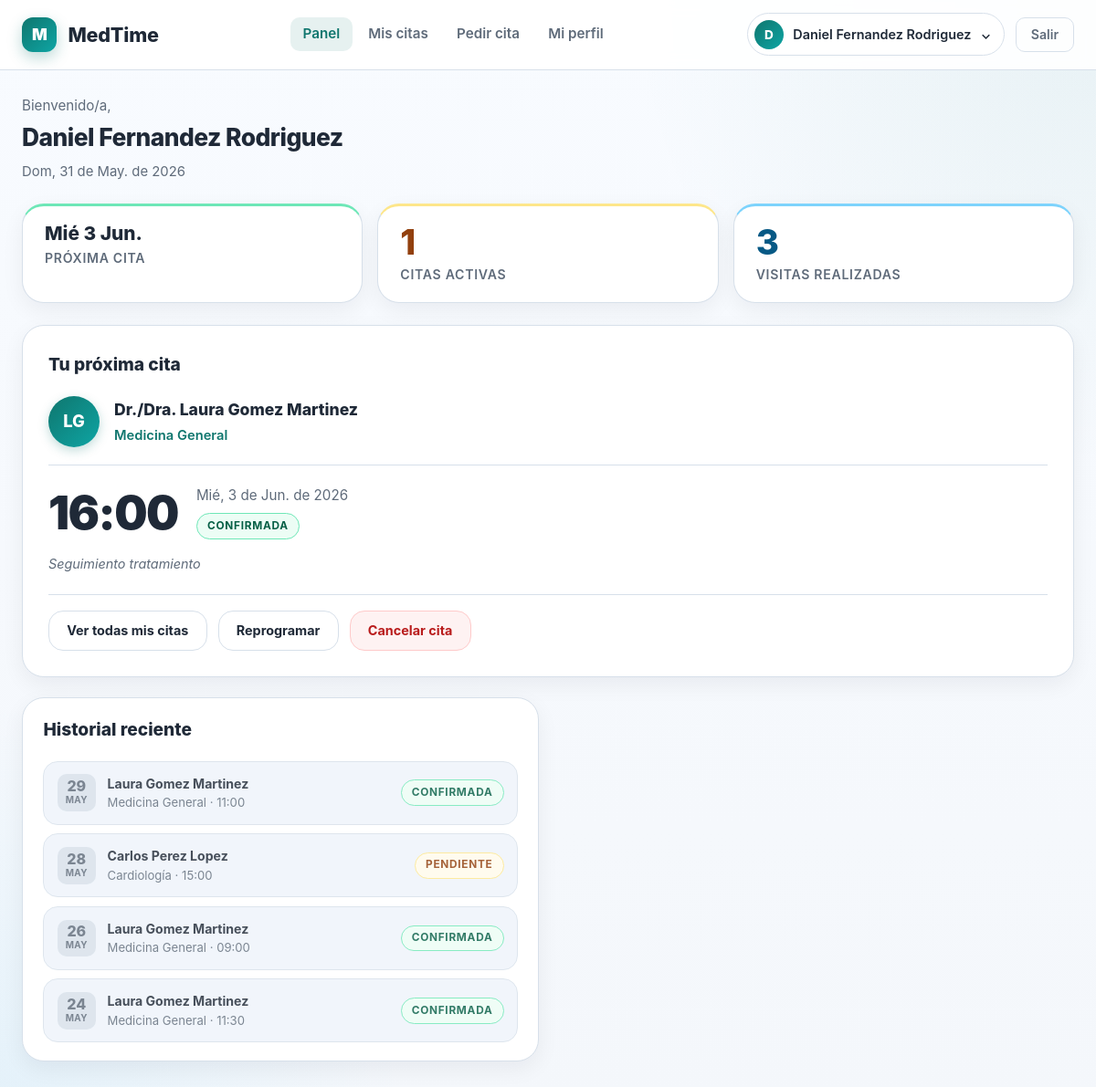
Page /index.php?controller=PacienteController&action=panel (signed in) on the committed database.
### tables this page shows
CREATE TABLE paciente (
    id_paciente BIGINT NOT NULL AUTO_INCREMENT,
    id_usuario BIGINT NOT NULL,
    dni VARCHAR(20) NOT NULL UNIQUE,
    fecha_nacimiento DATE NOT NULL,
    num_historial VARCHAR(30) NOT NULL UNIQUE,
    PRIMARY KEY (id_paciente),
    UNIQUE (id_usuario),
    CONSTRAINT fk_paciente_usuario
        FOREIGN KEY (id_usuario)
        REFERENCES usuario(id_usuario)
        ON DELETE CASCADE
);

CREATE TABLE usuario (
    id_usuario BIGINT NOT NULL AUTO_INCREMENT,
    nombre VARCHAR(100) NOT NULL,
    apellidos VARCHAR(150) NOT NULL,
    email VARCHAR(150) NOT NULL UNIQUE,
    telefono VARCHAR(20),
    contrasena_hash VARCHAR(255) NOT NULL,
    rol VARCHAR(20) NOT NULL,
    fecha_alta TIMESTAMP NOT NULL DEFAULT CURRENT_TIMESTAMP,
    activo BOOLEAN NOT NULL DEFAULT TRUE,
    PRIMARY KEY (id_usuario)
);

CREATE TABLE profesional (
    id_profesional BIGINT NOT NULL AUTO_INCREMENT,
    id_usuario BIGINT NOT NULL,
    especialidad VARCHAR(100) NOT NULL,
    num_colegiado VARCHAR(30) NOT NULL UNIQUE,
    duracion_media_consulta_min INT NOT NULL,
    disponible BOOLEAN NOT NULL DEFAULT TRUE,
    PRIMARY KEY (id_profesional),
    UNIQUE (id_usuario),
    CONSTRAINT fk_profesional_usuario
        FOREIGN KEY (id_usuario)
        REFERENCES usuario(id_usuario)
        ON DELETE CASCADE
);

CREATE TABLE cita (
    id_cita BIGINT NOT NULL AUTO_INCREMENT,
    id_paciente BIGINT NOT NULL,
    id_profesional BIGINT NOT NULL,
    fecha_hora_programada DATETIME NOT NULL,
    fecha_hora_estimada DATETIME NULL,
    fecha_hora_real_inicio DATETIME NULL,
    fecha_hora_real_fin DATETIME NULL,
    estado VARCHAR(30) NOT NULL,
    observaciones TEXT,
    creada_en TIMESTAMP NOT NULL DEFAULT CURRENT_TIMESTAMP,
    PRIMARY KEY (id_cita),
    CONSTRAINT fk_cita_paciente
        FOREIGN KEY (id_paciente)
        REFERENCES paciente(id_paciente)
        ON DELETE CASCADE,
    CONSTRAINT fk_cita_profesional
        FOREIGN KEY (id_profesional)
        REFERENCES profesional(id_profesional)
        ON DELETE CASCADE
);

### app/views/View.php (called while the page is built, shortened)
<?php
class View{
    public function showView(string $viewname, ?array $data = null){
        include_once VIEW_PATH."$viewname-view.php";
    }
}

### app/controllers/PacienteController.php (called while the page is built, shortened)
<?php
class PacienteController extends Controller
{
    public function panel(): void
    {
        $paciente = $this->getPacienteActual();
        $flash    = $this->consumeFlash();
        $idPaciente    = $paciente->getIdPaciente();
        $proximaCita   = CitaModel::getProximaCitaPaciente($idPaciente);
        $citasProximas = CitaModel::getCitasProximasPaciente($idPaciente);
        $historial     = CitaModel::getHistorialPaciente($idPaciente, 4);
        $activas = count(array_filter(
            $citasProximas,
            fn($c) => in_array($c['estado'], ['PENDIENTE', 'CONFIRMADA'])
        ));
        $totalVisitas = count(array_filter(
            CitaModel::getCitasByPacienteConProfesional($idPaciente),
            fn($c) => $c['estado'] === 'FINALIZADA'
        ));
        $restantesCitas = array_slice($citasProximas, 1);
        $colaInfo = null;
        $this->vista->showView('paciente', array_merge($flash, [
            'paciente'       => $paciente,
            'proximaCita'    => $proximaCita,
            'restantesCitas' => $restantesCitas,
            'historial'      => $historial,
            'activas'        => $activas,
            'totalVisitas'   => $totalVisitas,
            'colaInfo'       => $colaInfo,
        ]));
    }
    private function getPacienteActual()
    {
        $paciente = PacienteModel::getPacienteByIdUsuario($_SESSION['usuario']['id']);
        return $paciente;
    }
}

### app/index.php (called while the page is built, shortened)
<?php
$action         = $_GET['action']     ?? 'showLogin';
try {
    $objeto = new $controllerClass();
    $objeto->$action();
} catch (\Throwable $th) {
    error_log($th->getMessage());
    error_log($th->getTraceAsString());
    $errorController = new app\controllers\ErrorController();
    $errorController->pageNotFound();
}

### public/index.php (called while the page is built)
<?php
require_once __DIR__ . '/../app/index.php';

### app/models/PacienteModel.php (called while the page is built, shortened)
<?php
class PacienteModel extends Model
{
    public static function getPacienteByIdUsuario(int $idUsuario): ?PacienteVo
    {
        $sql = "SELECT p.id_paciente, u.nombre, u.apellidos, u.email, u.telefono, p.dni, p.fecha_nacimiento
                FROM paciente p
                INNER JOIN usuario u ON p.id_usuario = u.id_usuario
                WHERE p.id_usuario = :id_usuario";
        try {
            $db = self::getConnection();
            $stmt = $db->prepare($sql);
            $stmt->bindValue(':id_usuario', $idUsuario, PDO::PARAM_INT);
            $stmt->execute();
            $row = $stmt->fetch(PDO::FETCH_ASSOC);
        } catch (PDOException $th) {
            error_log("Error: " . $th->getMessage());
        } finally {
            $db = null;
        }
        return isset($row) && $row ? self::rowToVo($row) : null;
    }
    private static function rowToVo(array $row): PacienteVo
    {
        return new PacienteVo(
            (int) $row['id_paciente'],
            $row['nombre'],
            $row['apellidos'],
            $row['email'],
            $row['telefono'],
            $row['dni'],
            $row['fecha_nacimiento']
        );
    }
}

### app/models/CitaModel.php (called while the page is built, shortened)
<?php
class CitaModel extends Model
{
    private static function sqlConProfesional(): string
    {
        return "SELECT c.id_cita, c.id_paciente, c.id_profesional,
                       DATE(c.fecha_hora_programada)  AS fecha_cita,
                       TIME(c.fecha_hora_programada)  AS hora_cita,
                       c.fecha_hora_estimada,
                       c.estado,
                       c.observaciones,
                       u.nombre    AS profesional_nombre,
                       u.apellidos AS profesional_apellidos,
                       pr.especialidad
                FROM cita c
                INNER JOIN profesional pr ON c.id_profesional = pr.id_profesional
                INNER JOIN usuario     u  ON pr.id_usuario    = u.id_usuario";
    }
    public static function getHistorialPaciente(int $idPaciente, int $limit = 5): array
    {
        $ahora = date('Y-m-d H:i:s');
        $sql = self::sqlConProfesional() .
               " WHERE c.id_paciente = :id
                   AND c.fecha_hora_programada < :ahora
                 ORDER BY c.fecha_hora_programada DESC
                 LIMIT :lim";
        $citas = [];
        try {
            $db   = self::getConnection();
            $stmt = $db->prepare($sql);
            $stmt->bindValue(':id',    $idPaciente, PDO::PARAM_INT);
            $stmt->bindValue(':ahora', $ahora,      PDO::PARAM_STR);
            $stmt->bindValue(':lim',   $limit,      PDO::PARAM_INT);
            $stmt->execute();
            $citas = $stmt->fetchAll(PDO::FETCH_ASSOC);
        } catch (PDOException $th) {
            error_log("Error: " . $th->getMessage());
        } finally {
            $db = null;
        }
        return $citas;
    }
    public static function getCitasByPacienteConProfesional(int $idPaciente): array
    {
        $sql = self::sqlConProfesional() .
               " WHERE c.id_paciente = :id
                 ORDER BY
                   CASE WHEN c.fecha_hora_programada >= NOW() THEN 0 ELSE 1 END,
                   c.fecha_hora_programada ASC";
        $citas = [];
        try {
            $db   = self::getConnection();
            $stmt = $db->prepare($sql);
            $stmt->bindValue(':id', $idPaciente, PDO::PARAM_INT);
            $stmt->execute();
            $citas = $stmt->fetchAll(PDO::FETCH_ASSOC);
        } catch (PDOException $th) {
            error_log("Error: " . $th->getMessage());
        } finally {
            $db = null;
        }
        return $citas;
    }
}

### app/views/paciente-view.php (the view, shortened to what this page needs)
<?php
$proximaCita    = $data['proximaCita']    ?? null;
$historial      = $data['historial']      ?? [];
$activas        = $data['activas']        ?? 0;
$totalVisitas   = $data['totalVisitas']   ?? 0;
$usuario = $_SESSION['usuario'];
$nombreCompleto = htmlspecialchars($usuario['nombre'] . ' ' . $usuario['apellidos']);
$meses = ['', 'Ene', 'Feb', 'Mar', 'Abr', 'May', 'Jun', 'Jul', 'Ago', 'Sep', 'Oct', 'Nov', 'Dic'];
$diasSemana = ['Dom', 'Lun', 'Mar', 'Mié', 'Jue', 'Vie', 'Sáb'];
$hoy = new DateTime();
$fechaHoyTexto = $diasSemana[(int)$hoy->format('w')] . ', ' . $hoy->format('j') . ' de ' . $meses[(int)$hoy->format('n')] . '. de ' . $hoy->format('Y');
if ($proximaCita) {
    $ts = strtotime($proximaCita['fecha_cita']);
    $proxStatTexto = $diasSemana[(int)date('w', $ts)] . ' ' . date('j', $ts) . ' ' . $meses[(int)date('n', $ts)] . '.';
} else {
    $proxStatTexto = 'Sin citas';
}
?>
<!DOCTYPE html>
<html lang="es">
<head>
  <link rel="stylesheet" href="/assets/css/paciente.css">
  <link rel="stylesheet" href="/assets/css/modal.css">
</head>
<body>
  <header class="site-header">
    <div class="header-inner">
      <a class="brand" href="/index.php?controller=PacienteController&action=panel" aria-label="MedTime, ir al panel">
        <span class="brand-mark" aria-hidden="true">M</span>
        <span>MedTime</span>
      </a>
      <nav aria-label="Navegación principal">
        <ul class="nav-list">
          <li><a href="/index.php?controller=PacienteController&action=panel" aria-current="page">Panel</a></li>
          <li><a href="/index.php?controller=PacienteController&action=listCitas">Mis citas</a></li>
          <li><a href="/index.php?controller=PacienteController&action=nuevaCita">Pedir cita</a></li>
          <li><a href="/index.php?controller=PacienteController&action=perfil">Mi perfil</a></li>
        </ul>
      </nav>
      <div class="user-tools">
        <button class="profile-button" type="button" aria-label="Perfil de <?= $nombreCompleto ?>">
          <span class="avatar-initials" aria-hidden="true"><?= htmlspecialchars(mb_strtoupper(mb_substr($usuario['nombre'], 0, 1))) ?></span>
          <span><?= $nombreCompleto ?></span>
          <span aria-hidden="true">⌄</span>
        </button>
        <a class="btn-logout" href="/index.php?controller=AuthController&action=logout">Salir</a>
      </div>
    </div>
  </header>
  <main id="contenido-principal" class="page">
    <div class="pac-welcome">
      <div>
        <p class="pac-greeting">Bienvenido/a,</p>
        <h2 class="pac-name"><?= htmlspecialchars($usuario['nombre'] . ' ' . $usuario['apellidos']) ?></h2>
        <p class="pac-meta"><?= $fechaHoyTexto ?></p>
      </div>
    </div>
    <div class="stats-row" aria-label="Resumen de citas">
      <div class="card stat-card stat-card--prox">
        <span class="stat-number stat-date"><?= $proxStatTexto ?></span>
        <span class="stat-label">Próxima cita</span>
      </div>
      <div class="card stat-card stat-card--active">
        <span class="stat-number"><?= $activas ?></span>
        <span class="stat-label">Citas activas</span>
      </div>
      <div class="card stat-card stat-card--done">
        <span class="stat-number"><?= $totalVisitas ?></span>
        <span class="stat-label">Visitas realizadas</span>
      </div>
    </div>
    <div class="pac-dashboard">
      <section class="card pac-main-card" aria-labelledby="proxima-cita-titulo">
        <h2 id="proxima-cita-titulo" class="panel-title">Tu próxima cita</h2>
        <?php if (!$proximaCita): ?>
          <div class="empty-state">
            <p>No tienes citas próximas programadas.</p>
            <a class="btn btn-primary" href="/index.php?controller=PacienteController&action=listCitas">Ver todas mis citas</a>
          </div>
        <?php else:
          $iniciales = mb_strtoupper(mb_substr($proximaCita['profesional_nombre'], 0, 1) . mb_substr($proximaCita['profesional_apellidos'], 0, 1));
          $ts = strtotime($proximaCita['fecha_cita']);
          $fechaFormateada = $diasSemana[(int)date('w', $ts)] . ', ' . date('j', $ts) . ' de ' . $meses[(int)date('n', $ts)] . '. de ' . date('Y', $ts);
        ?>
          <div class="prox-cita-layout">
            <div class="prox-cita-prof">
              <div class="prof-avatar-lg" aria-hidden="true"><?= $iniciales ?></div>
              <div>
                <p class="prof-nombre">Dr./Dra. <?= htmlspecialchars($proximaCita['profesional_nombre'] . ' ' . $proximaCita['profesional_apellidos']) ?></p>
                <p class="prof-especialidad"><?= htmlspecialchars($proximaCita['especialidad']) ?></p>
              </div>
            </div>
            <div class="prox-cita-detalle">
              <div class="cita-fecha-bloque">
                <span class="cita-big-hora"><?= substr($proximaCita['hora_cita'], 0, 5) ?></span>
                <div>
                  <p class="cita-fecha-texto"><?= $fechaFormateada ?></p>
                  <span class="estado-badge estado-<?= strtolower($proximaCita['estado']) ?>"><?= $proximaCita['estado'] ?></span>
                </div>
              </div>
              <?php if ($proximaCita['observaciones']): ?>
                <p class="cita-obs-pac"><?= htmlspecialchars($proximaCita['observaciones']) ?></p>
              <?php endif; ?>
            </div>
            <div class="cita-actions">
              <a class="btn" href="/index.php?controller=PacienteController&action=listCitas">Ver todas mis citas</a>
              <a class="btn" href="/index.php?controller=PacienteController&action=mostrarReprogramar&id_cita=<?= (int)$proximaCita['id_cita'] ?>">Reprogramar</a>
              <?php if (!in_array($proximaCita['estado'], ['FINALIZADA', 'CANCELADA'])): ?>
                <form method="POST" action="/index.php?controller=PacienteController&action=cancelarCita"
                      id="form-cancelar-cita">
                  <button class="btn btn-danger" type="button"
                          onclick="if(window.confirm('¿Seguro que quieres cancelar esta cita? Esta accion no se puede deshacer.')) this.closest('form').submit()">
                    Cancelar cita
                  </button>
                </form>
              <?php endif; ?>
            </div>
          </div>
        <?php endif; ?>
      </section>
      <aside class="pac-side">
        <section class="card pac-side-card" aria-labelledby="historial-titulo">
          <h2 id="historial-titulo" class="panel-title">Historial reciente</h2>
          <?php if (empty($historial)): ?>
            <p class="empty-state-sm">Sin visitas anteriores.</p>
          <?php else: ?>
            <ul class="historial-list">
              <?php foreach ($historial as $h):
                $tsH = strtotime($h['fecha_cita']);
              ?>
                <li class="historial-item">
                  <div class="historial-fecha" aria-hidden="true">
                    <span class="historial-dia"><?= date('j', $tsH) ?></span>
                    <span class="historial-mes"><?= $meses[(int)date('n', $tsH)] ?></span>
                  </div>
                  <div class="historial-info">
                    <p class="historial-prof"><?= htmlspecialchars($h['profesional_nombre'] . ' ' . $h['profesional_apellidos']) ?></p>
                    <p class="historial-spec"><?= htmlspecialchars($h['especialidad']) ?> · <?= substr($h['hora_cita'], 0, 5) ?></p>
                  </div>
                  <span class="estado-badge estado-<?= strtolower($h['estado']) ?>"><?= $h['estado'] ?></span>
                </li>
              <?php endforeach; ?>
            </ul>
          <?php endif; ?>
        </section>
      </aside>
    </div>
  </main>
</body>
</html>

### rows in the picture
paciente: id_usuario.nombre "D", id_usuario.apellidos "Daniel Fernandez Rodriguez"
usuario: iniciales "LG", nombre+apellidos "Laura Gomez Martinez"
profesional: especialidad "Medicina General"
cita: estado "CONFIRMADA", observaciones "Seguimiento tratamiento"
cita: tsH "29", tsH "MAY", usuario.nombre+apellidos "Laura Gomez Martinez", id_profesional.especialidad "Medicina General", hora_cita "11:00", estado "CONFIRMADA"
cita: tsH "28", tsH "MAY", usuario.nombre+apellidos "Carlos Perez Lopez", id_profesional.especialidad "Cardiología", hora_cita "15:00", estado "PENDIENTE"
cita: tsH "26", tsH "MAY", usuario.nombre+apellidos "Laura Gomez Martinez", id_profesional.especialidad "Medicina General", hora_cita "09:00", estado "CONFIRMADA"
cita: tsH "24", tsH "MAY", usuario.nombre+apellidos "Laura Gomez Martinez", id_profesional.especialidad "Medicina General", hora_cita "11:30", estado "CONFIRMADA"

### other values in the picture
$proxStatTexto "Mié 3 Jun."
$activas "1"
$totalVisitas "3"
substr($proximaCita['hora_cita'], 0, 5) "16:00"
$fechaFormateada "Mié, 3 de Jun. de 2026"
